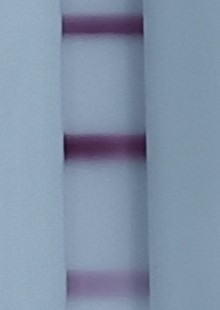
%> input picture Kode/Positif_2.jpg, 220 x 310 px
$ octave KMeans.m   (GNU Octave 9; MATLAB toolbox functions it lacks are replaced by stand-ins)
%> lines starting %> are read from the running program, lines starting %| are printed output that depends on the picture; in (x1, y1, x2, y2) boxes, pixels count from 0 and x2, y2 are one past the last pixel; in counts of white or black regions, pixels touching at a corner belong together; the program's own positions count from 1
gambar = imread('Positif_2.jpg');
%> gambar is the input picture: size 310x220x3 uint8; mean R, G, B 129.7, 146.6, 167.5

% Proses Segmentasi
cform = makecform ("srgb2lab");
lab = applycform(gambar, cform);
%> lab: size 310x220x3 uint8; mean of channels 1, 2, 3 152.7, 125.6, 114.9

ab = double(lab(:,:,2:3));
nrows = size (ab,1);
%> nrows = 310
ncols = size(ab,2);
%> ncols = 220
ab = reshape(ab,nrows*ncols,2);
nColors = 2;
[cluster_idx,cluster_center] = kmeans(ab,nColors,"distance","sqEuclidean","Replicates",3);
%> cluster_center = [124.3 115.2; 138.9 112]
pixel_labels=reshape(cluster_idx,nrows,ncols);
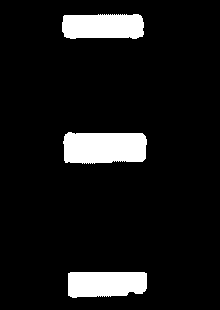
%> pixel_labels: size 310x220 double; values 1 (black) and 2 (white), 9% white; 3 white regions, box (x1, y1, x2, y2) and area: (63, 132, 147, 164) 2417, (62, 14, 144, 39) 1875, (68, 272, 147, 298) 1868
RGB = label2rgb(pixel_labels);

% Mengubah citra menjadi vektor fitur
[rows, cols, ~] = size(gambar);
%> rows = 310; cols = 220
features = reshape(gambar, rows * cols, 3);

% Melakukan segmentasi menggunakan K-means
[idx, ~] = kmeans(double(features), nColors);

% Mengubah indeks kluster menjadi citra segmen
segmentedImg = reshape(idx, rows, cols);
%> segmentedImg: size 310x220 double; values 1 (black) and 2 (white), 12.7% white; 4 white regions (2 under 20 px), largest, box (x1, y1, x2, y2) and area: (61, 0, 150, 307) 8124, (66, 271, 106, 298) 553

% % Melakukan thresholding pada citra segmen
% binaryImg = segmentedImg == 1; % Ubah angka kluster sesuai kebutuhan
%
% % Menampilkan citra biner
% imshow(binaryImg, []);

% Proses Biner Citra Asli
citra_inverted = 255 - gambar;
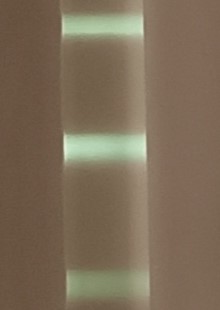
%> citra_inverted: size 310x220x3 uint8; mean R, G, B 125.3, 108.4, 87.5

% Apply Average Filter Pada Gambar
hh = fspecial('motion', 5);
bb = imfilter(citra_inverted,hh);
r = bb(:,:,1);
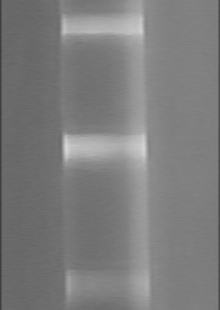
%> r: size 310x220 uint8; min 61, max 214, mean 124.6
g = bb(:,:,2); % Channel Hijau yang dibutuhkan
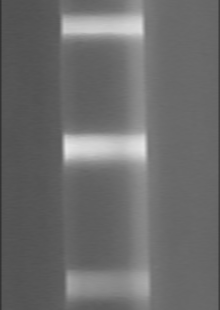
%> g: size 310x220 uint8; min 49, max 230, mean 107.9
b = bb(:,:,3);
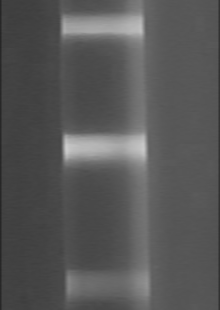
%> b: size 310x220 uint8; min 37, max 203, mean 87.1

% Konversi gambar ke citra biner menggunakan ambang batas adaptif
ambang_batas = graythresh(g);
%> ambang_batas = 0.51

% Gambar biner dari konversi channel hijau dan nilai ambang batas
gambar_biner = imbinarize(g, ambang_batas);
%> gambar_biner: size 310x220 logical; 13.8% white; 1 white region, box (x1, y1, x2, y2) and area: (61, 0, 151, 306) 9397

% Menentukan batas bagian yang diinginkan (misalnya, koordinat pojok kiri atas dan ukuran bagian)
x = 85; % koordinat x pojok kiri atas
y = 10; % koordinat y pojok kiri atas
width = 35; % lebar bagian yang diinginkan
height = 295; % tinggi bagian yang diinginkan

% Memotong bagian yang diinginkan dari gambar grayscale
bagian_gambar = gambar_biner(y:y+height-1, x:x+width-1);
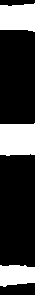
%> bagian_gambar: size 295x35 logical; 25.5% white; 3 white regions

% Hitung kotak pembatas untuk setiap cluster
props = regionprops(bagian_gambar, 'BoundingBox');
%> props = 3 regions; box (x1, y1, x2, y2): (0, 3, 35, 32), (0, 123, 35, 156), (0, 265, 35, 287)

% Loop melalui setiap kotak pembatas dan gambari pada gambar
figure;
imshow (RGB, []);
hold on;

for i = 1:numel(props)
    bounding_box = props(i).BoundingBox;
    rectangle('Position',bounding_box, 'EdgeColor', 'r', 'LineWidth', 2);
end
%> this loop made 3 passes
%> bounding_box on passes 1 to 3: [0.5 3.5 35 29], [0.5 123.5 35 33], [0.5 265.5 35 22]
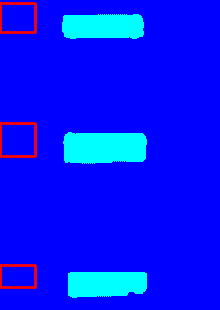
%> figure redrawn from the program's plot data

hold off;
